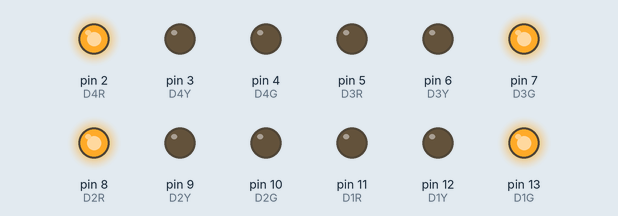
Simulated run of this sketch. Board: Arduino Uno, built with avr-gcc and run on an emulated ATmega328P. On the bench: output pins drawn as LEDs (lit = HIGH).

Above: at 2.5 s.
At 6.0 s:
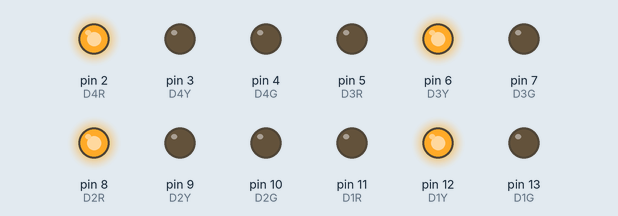
At 9.5 s:
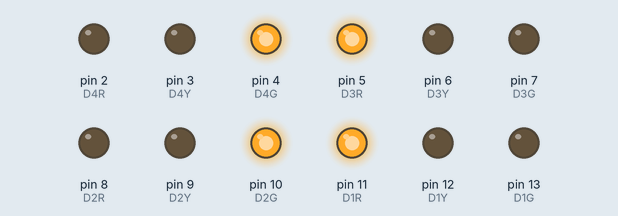
At 13.0 s:
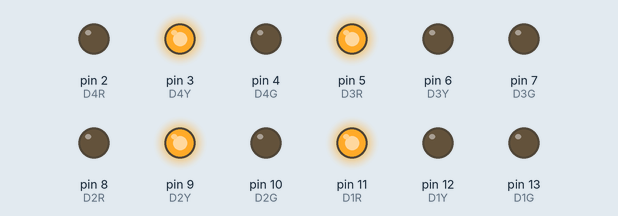
Timing chart, 0 to 18.2 s (numbered marks = the images above):
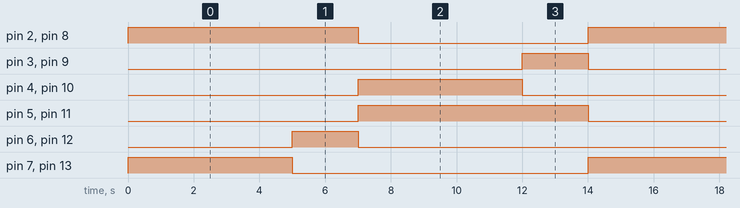

Measured:
- by itself, pin 2 (D4R), pin 5 (D3R), pin 8 (D2R), pin 11 (D1R): alternates HIGH for 7.0 s and LOW for 7.0 s
- by itself, pin 3 (D4Y), pin 6 (D3Y), pin 9 (D2Y), pin 12 (D1Y): alternates HIGH for 2.0 s and LOW for 12.0 s
- by itself, pin 4 (D4G), pin 7 (D3G), pin 10 (D2G), pin 13 (D1G): alternates HIGH for 5.0 s and LOW for 9.0 s

The sketch:

sketch.ino
```cpp
// Direction 1 LEDs
#define D1G 13
#define D1Y 12
#define D1R 11

// Direction 2 LEDs
#define D2G 10
#define D2Y 9
#define D2R 8

// Direction 3 LEDs
#define D3G 7
#define D3Y 6
#define D3R 5

// Direction 4 LEDs
#define D4G 4
#define D4Y 3
#define D4R 2

void setup()
{
  // Configure all traffic LEDs as outputs

  pinMode(D1G, OUTPUT);
  pinMode(D1Y, OUTPUT);
  pinMode(D1R, OUTPUT);

  pinMode(D2G, OUTPUT);
  pinMode(D2Y, OUTPUT);
  pinMode(D2R, OUTPUT);

  pinMode(D3G, OUTPUT);
  pinMode(D3Y, OUTPUT);
  pinMode(D3R, OUTPUT);

  pinMode(D4G, OUTPUT);
  pinMode(D4Y, OUTPUT);
  pinMode(D4R, OUTPUT);
}

void loop()
{
  // Phase 1
  // Direction 1 & 3 GO
  // Direction 2 & 4 STOP

  digitalWrite(D1G, HIGH);
  digitalWrite(D3G, HIGH);

  digitalWrite(D2R, HIGH);
  digitalWrite(D4R, HIGH);

  delay(5000);

  // Clear phase
  digitalWrite(D1G, LOW);
  digitalWrite(D3G, LOW);
  digitalWrite(D2R, LOW);
  digitalWrite(D4R, LOW);

  // Phase 2
  // Direction 1 & 3 READY

  digitalWrite(D1Y, HIGH);
  digitalWrite(D3Y, HIGH);

  digitalWrite(D2R, HIGH);
  digitalWrite(D4R, HIGH);

  delay(2000);

  digitalWrite(D1Y, LOW);
  digitalWrite(D3Y, LOW);
  digitalWrite(D2R, LOW);
  digitalWrite(D4R, LOW);

  // Phase 3
  // Direction 2 & 4 GO

  digitalWrite(D2G, HIGH);
  digitalWrite(D4G, HIGH);

  digitalWrite(D1R, HIGH);
  digitalWrite(D3R, HIGH);

  delay(5000);

  digitalWrite(D2G, LOW);
  digitalWrite(D4G, LOW);
  digitalWrite(D1R, LOW);
  digitalWrite(D3R, LOW);

  // Phase 4
  // Direction 2 & 4 READY

  digitalWrite(D2Y, HIGH);
  digitalWrite(D4Y, HIGH);

  digitalWrite(D1R, HIGH);
  digitalWrite(D3R, HIGH);

  delay(2000);

  digitalWrite(D2Y, LOW);
  digitalWrite(D4Y, LOW);
  digitalWrite(D1R, LOW);
  digitalWrite(D3R, LOW);
}
```
